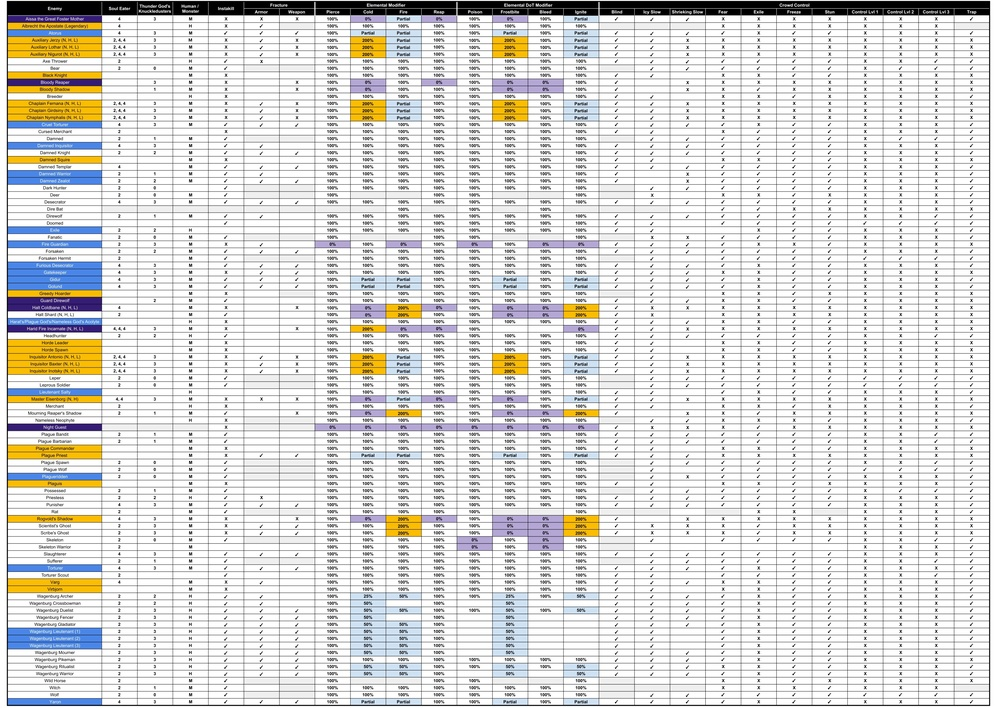
#> input picture docs/sources/monster_2.jpg, 997 x 708 px, shrunk from 6200 x 4400 before the run
$ python detect_monster2_cells.py
#> lines starting #> are read from the running program, lines starting #| are printed output that depends on the picture; after the words box and inside, x2 and y2 are one past the last pixel; in counts of white or black regions, pixels touching at a corner belong together
import json
from pathlib import Path

import cv2
import numpy as np


ROOT = Path(__file__).resolve().parent.parent
IMAGE_PATH = ROOT / "docs" / "sources" / "monster_2.jpg"
OUTPUT_JSON = ROOT / ".work" / "ocr" / "monster_2_cells.json"
OUTPUT_PREVIEW = ROOT / ".work" / "ocr" / "monster_2_cells_preview.png"


def cluster_indices(indices: np.ndarray, gap: int = 12) -> list[int]:
    if len(indices) == 0:
        return []
    clusters = []
    start = int(indices[0])
    prev = int(indices[0])
    for x in indices[1:]:
        x = int(x)
        if x - prev > gap:
            clusters.append((start, prev))
            start = x
        prev = x
    clusters.append((start, prev))
    return [int(round((a + b) / 2)) for a, b in clusters]


def detect_lines(binary_inv: np.ndarray, axis: int) -> list[int]:
    proj = np.sum(binary_inv > 0, axis=axis)
    threshold = max(10, int(proj.max() * 0.35))
    idx = np.where(proj >= threshold)[0]
    return cluster_indices(idx, gap=10)


def main() -> int:
    image = cv2.imread(str(IMAGE_PATH))
#> image is the input picture: shape (708, 997, 3); mean B, G, R 217.5, 219.5, 220.2
    if image is None:
        raise RuntimeError(f"Cannot read image: {IMAGE_PATH}")
    h, w = image.shape[:2]
#> h = 708; w = 997

    gray = cv2.cvtColor(image, cv2.COLOR_BGR2GRAY)
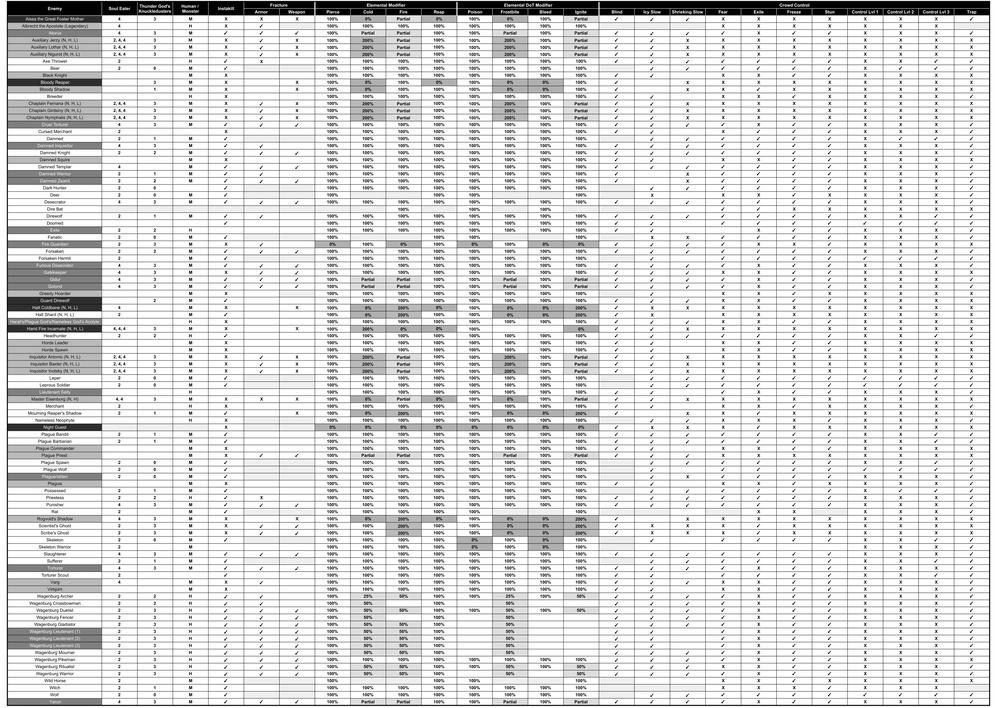
#> gray: shape (708, 997); min 0, max 255, mean 219.5
    blur = cv2.GaussianBlur(gray, (3, 3), 0)
    bw = cv2.adaptiveThreshold(
        blur, 255, cv2.ADAPTIVE_THRESH_GAUSSIAN_C, cv2.THRESH_BINARY_INV, 31, 8
    )
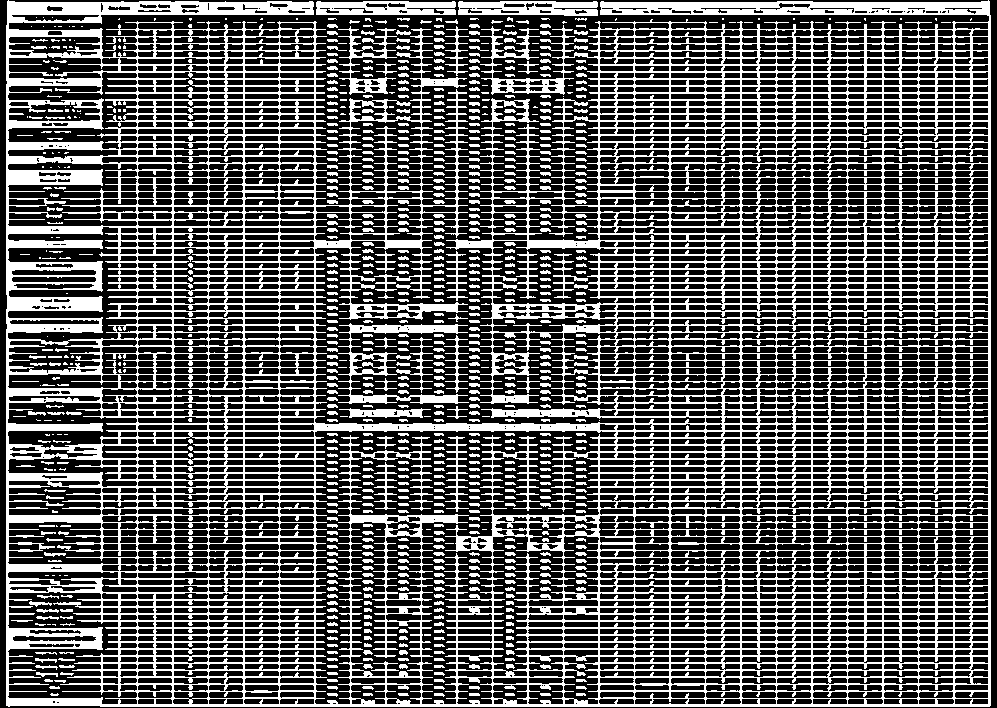
#> bw: shape (708, 997); 35.2% white; 882 white regions (189 under 20 px), largest, box (x1, y1, x2, y2) and area: (6, 0, 991, 707) 214376, (338, 323, 469, 404) 2302, (458, 1, 598, 16) 1558

    vertical_kernel = cv2.getStructuringElement(cv2.MORPH_RECT, (1, max(25, h // 45)))
#> vertical_kernel = 25 values from 1 to 1
    horizontal_kernel = cv2.getStructuringElement(cv2.MORPH_RECT, (max(25, w // 45), 1))

    vertical = cv2.morphologyEx(bw, cv2.MORPH_OPEN, vertical_kernel, iterations=1)
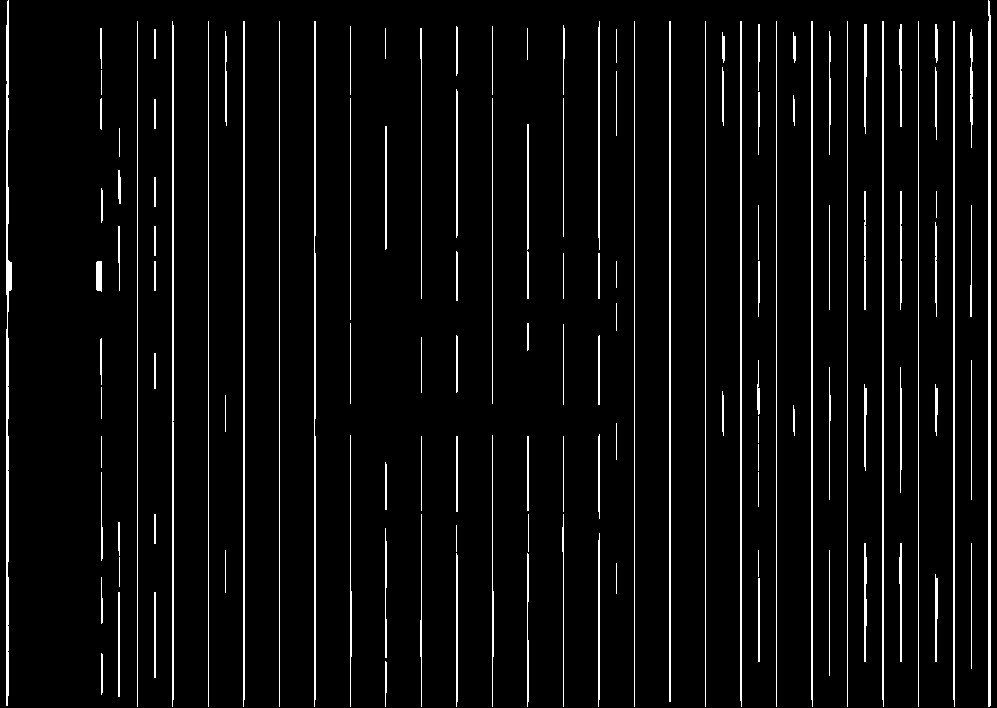
#> vertical: shape (708, 997); 4.9% white in thin lines or dots
    horizontal = cv2.morphologyEx(bw, cv2.MORPH_OPEN, horizontal_kernel, iterations=1)
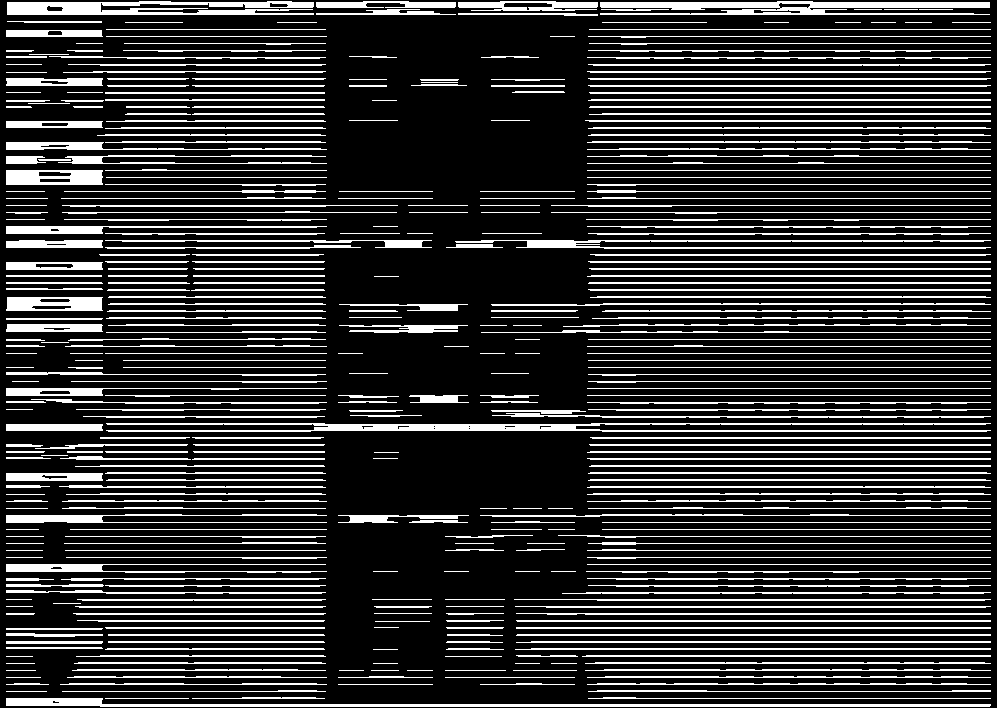
#> horizontal: shape (708, 997); 20.4% white in thin lines or dots

    xs = detect_lines(vertical, axis=0)
#> in detect_lines, `proj = np.sum(binary_inv > 0, axis=axis)`: proj = 997 values, max 706 at index 989, min 0 at index 0, mean 34.69
#> in detect_lines, `threshold = max(10, int(proj.max() * 0.35))`: threshold = 247
#> in detect_lines, `idx = np.where(proj >= threshold)[0]`: idx = 55 values from 6 to 990
#> in cluster_indices, `start = int(indices[0])`: start = 6
#> the loop in cluster_indices, `for x in indices[1:]:` made 54 passes
#> (x, start, prev) on passes 3, 4, 5, 6, 8, 10, 11, 13, 14, 16, 17, 19: (101, 101, 101), (119, 119, 119), (137, 137, 137), (154, 154, 154), (172, 172, 172), (208, 208, 208), (243, 243, 243), (279, 279, 279), (314, 314, 314), (350, 350, 350), (385, 385, 385), (421, 421, 421)
#> (x, prev) on passes 1, 2, 7, 9, 12, 15: (7, 7), (8, 8), (155, 155), (173, 173), (244, 244), (315, 315)
#> after the loop in cluster_indices, `for x in indices[1:]:`: clusters = 34 pairs, first value 6 to 971, second value 8 to 971
#> xs = 35 values from 7 to 989
    ys = detect_lines(horizontal, axis=1)
#> the loop in cluster_indices (call 2), `for x in indices[1:]:` made 175 passes
#> (x, prev) on passes 1 to 3: (3, 3), (4, 4), (5, 5)
#> ys = [354]

    if not xs or xs[0] > 5:
        xs = [0] + xs
#> xs = 36 values from 0 to 989
    if not ys or ys[0] > 5:
        ys = [0] + ys
#> ys = [0, 354]
    if xs[-1] < w - 5:
        xs.append(w)
    if ys[-1] < h - 5:
        ys.append(h)

    payload = {
        "image": str(IMAGE_PATH),
        "width": w,
        "height": h,
        "vertical_lines": xs,
        "horizontal_lines": ys,
    }

    OUTPUT_JSON.parent.mkdir(parents=True, exist_ok=True)
    OUTPUT_JSON.write_text(json.dumps(payload, ensure_ascii=False, indent=2), encoding="utf-8")

    preview = image.copy()
    for x in xs:
        cv2.line(preview, (x, 0), (x, h - 1), (0, 255, 0), 2)
#> this loop made 37 passes
#> x on passes 2 to 13: 7, 101, 119, 137, 154, 172, 208, 244, 279, 314, 350, 386
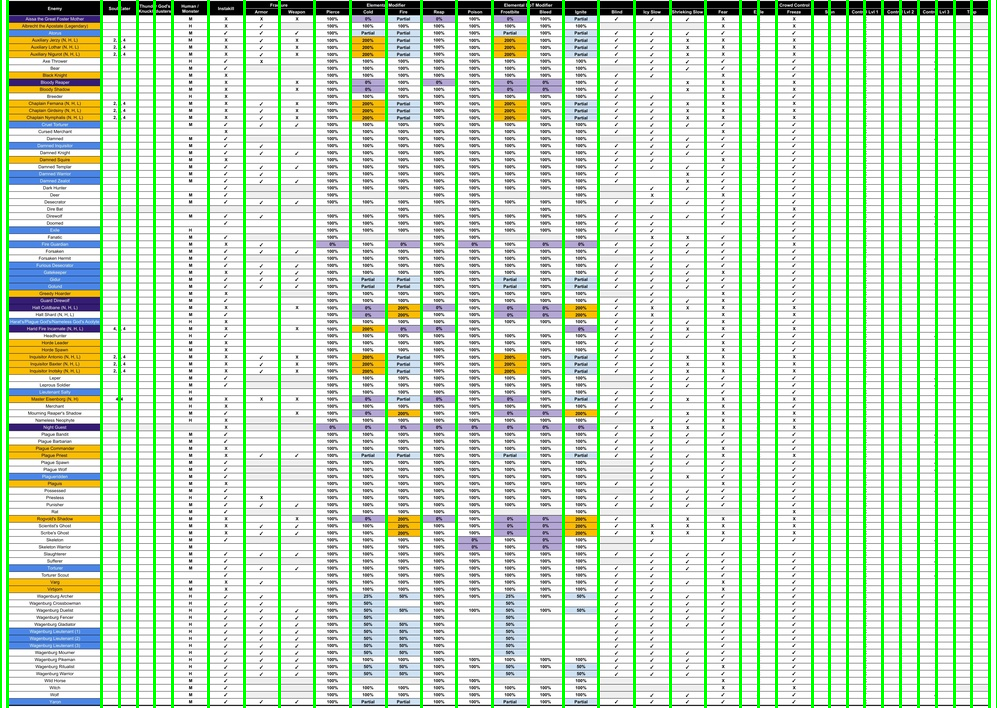
#> preview: shape (708, 997, 3); 10.83% of pixels changed, all inside (x1, y1, x2, y2) = (0, 0, 997, 708)
    for y in ys:
        cv2.line(preview, (0, y), (w - 1, y), (0, 200, 255), 2)
#> this loop made 3 passes
#> y on passes 2 to 3: 354, 708
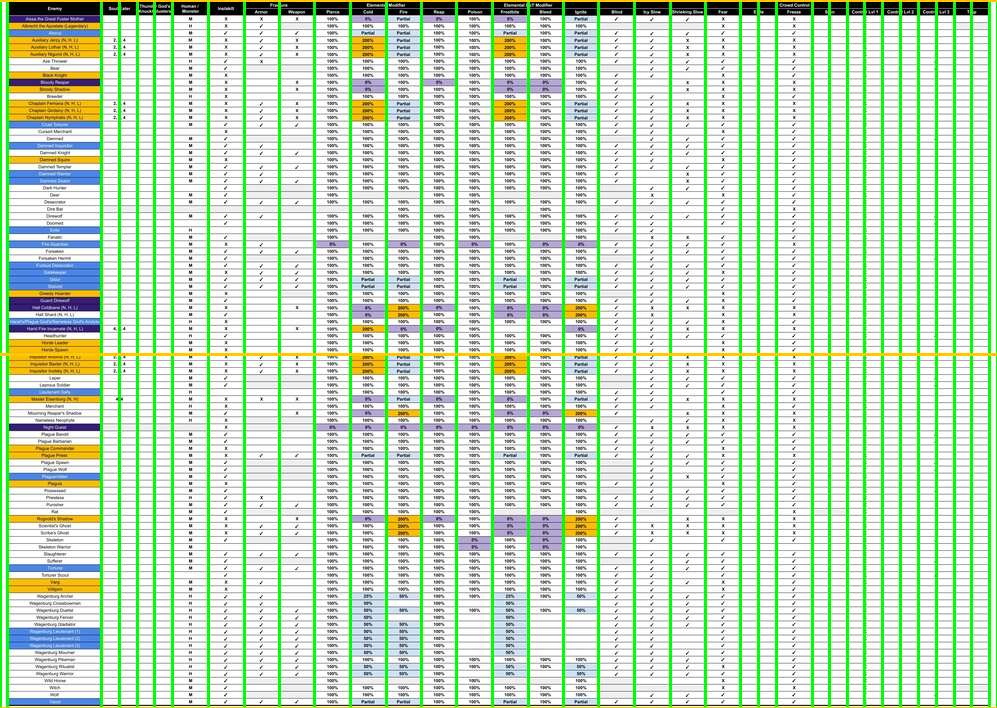
#> preview: shape (708, 997, 3); 0.85% of pixels changed, all inside (x1, y1, x2, y2) = (0, 0, 997, 708)
    cv2.imwrite(str(OUTPUT_PREVIEW), preview)

    print(f"vertical_lines={len(xs)}")
#| vertical_lines=37
    print(f"horizontal_lines={len(ys)}")
#| horizontal_lines=3
    print(OUTPUT_JSON)
    print(OUTPUT_PREVIEW)
    return 0


if __name__ == "__main__":
    raise SystemExit(main())
#> (the program exits here)

$ run again, with sources/monster_1.jpg copied over docs/sources/monster_2.jpg
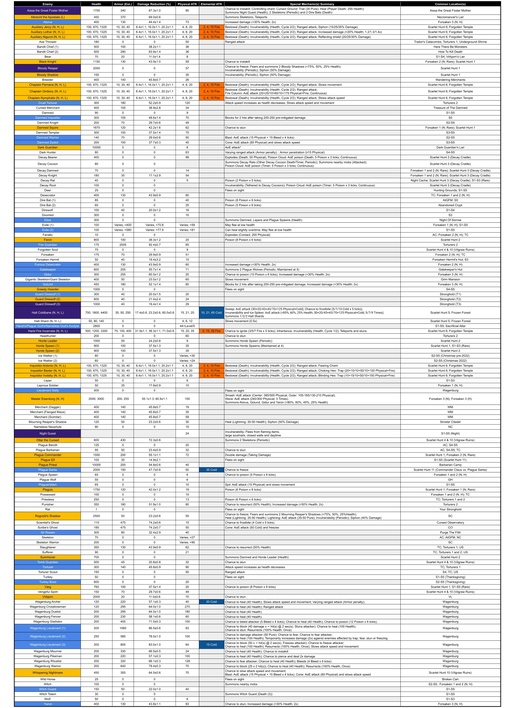
#> input picture sources/monster_1.jpg, 515 x 708 px, shrunk from 3200 x 4400 before the run
#> in main, image is the input picture: shape (708, 515, 3); mean B, G, R 220.4, 222.7, 223.5
#> in main, `bw = cv2.adaptiveThreshold( blur, 255, cv2.ADAPTIVE_THRESH_GAUSSIAN_C,..`:
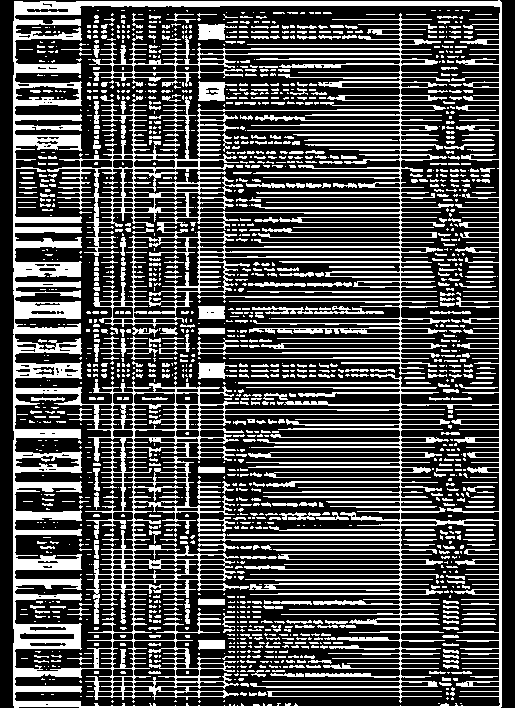
#> bw: shape (708, 515); 30.4% white; 1614 white regions (1084 under 20 px), largest, box (x1, y1, x2, y2) and area: (13, 0, 502, 708) 54262, (47, 13, 454, 375) 25107, (198, 81, 237, 101) 465
#> vertical: shape (708, 515); 1.9% white in thin lines or dots
#> horizontal: shape (708, 515); 15.8% white; 486 white regions, largest, box (x1, y1, x2, y2) and area: (14, 1, 502, 9) 2600, (13, 701, 502, 708) 1248, (13, 559, 82, 570) 646
#> proj = 515 values, max 707 at index 14, min 0 at index 0, mean 13.39
#> threshold = 247
#> idx = [13, 14, 112, 133, 199, 400, 499, 500, 501]
#> in cluster_indices, `start = int(indices[0])`: start = 13
#> the loop in cluster_indices, `for x in indices[1:]:` made 8 passes
#> (x, start, prev) on passes 2 to 6: (112, 112, 112), (133, 133, 133), (199, 199, 199), (400, 400, 400), (499, 499, 499)
#> after the loop in cluster_indices, `for x in indices[1:]:`: clusters = [(13, 14), (112, 112), (133, 133), (199, 199), (400, 400)]
#> in main, `xs = detect_lines(vertical, axis=0)`: xs = [14, 112, 133, 199, 400, 500]
#> the loop in cluster_indices (call 2), `for x in indices[1:]:` made 125 passes
#> (x, start, prev) on passes 5, 13, 30, 50, 55: (44, 44, 44), (100, 100, 100), (187, 187, 187), (286, 286, 286), (318, 318, 318)
#> ys = [3, 66, 136, 230, 296, 340, 388, 446, 552, 658]
#> in main, `xs = [0] + xs`: xs = [0, 14, 112, 133, 199, 400, 500]
#> the loop in main, `for x in xs:` made 8 passes
#> x on passes 2 to 8: 14, 112, 133, 199, 400, 500, 515
#> the loop in main, `for y in ys:` made 11 passes
#> y on passes 1 to 8: 3, 66, 136, 230, 296, 340, 388, 446
#> after the loop in main, `for y in ys:`:
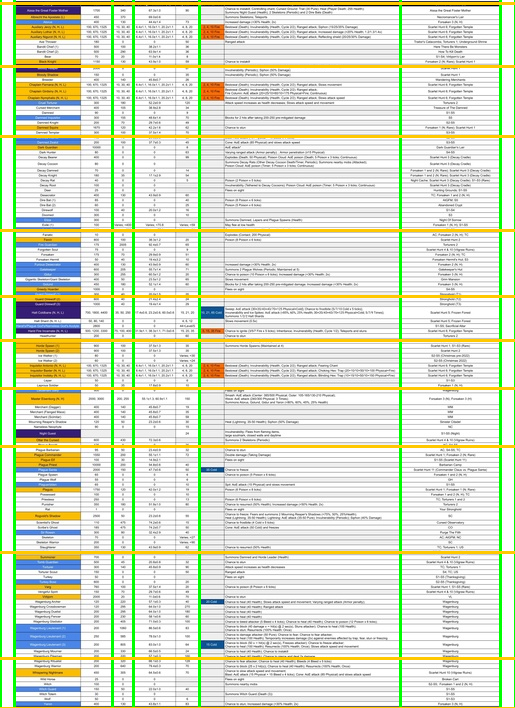
#> preview: shape (708, 515, 3); mean B, G, R 203.2, 224.2, 217.5
#| vertical_lines=8
#| horizontal_lines=11

$ run again, with sources/weapons.jpg copied over docs/sources/monster_2.jpg
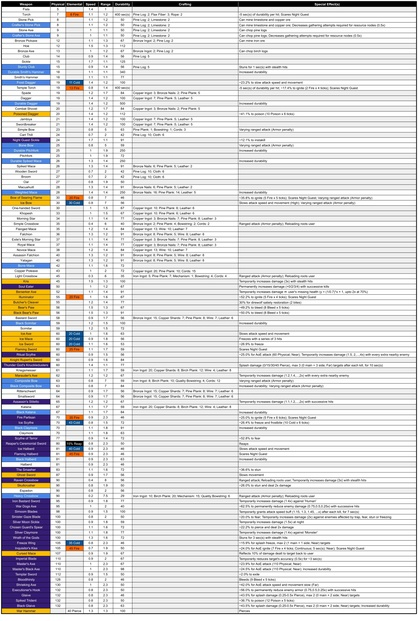
#> input picture sources/weapons.jpg, 418 x 621 px, shrunk from 2600 x 3859 before the run
#> in main, image is the input picture: shape (621, 418, 3); mean B, G, R 216.2, 215.3, 216.2
#> in main, `bw = cv2.adaptiveThreshold( blur, 255, cv2.ADAPTIVE_THRESH_GAUSSIAN_C,..`:
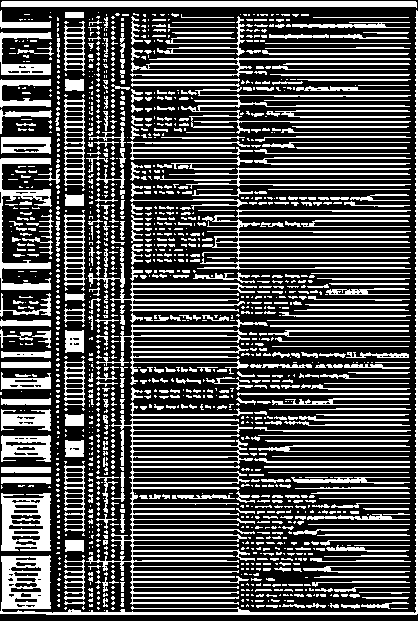
#> bw: shape (621, 418); 31.7% white; 1536 white regions (1087 under 20 px), largest, box (x1, y1, x2, y2) and area: (86, 415, 255, 605) 7120, (0, 10, 418, 615) 4748, (1, 1, 417, 8) 2495
#> vertical: shape (621, 418); 1.7% white; 29 white regions, largest, box (x1, y1, x2, y2) and area: (416, 10, 418, 615) 1208, (41, 555, 50, 609) 478, (41, 493, 50, 551) 458
#> horizontal: shape (621, 418); 17.6% white in thin lines or dots
#> proj = 418 values, max 605 at index 416, min 0 at index 11, mean 10.62
#> threshold = 211
#> idx = [1, 83, 132, 416, 417]
#> in cluster_indices, `start = int(indices[0])`: start = 1
#> the loop in cluster_indices, `for x in indices[1:]:` made 4 passes
#> (x, start, prev) on passes 1 to 3: (83, 83, 83), (132, 132, 132), (416, 416, 416)
#> after the loop in cluster_indices, `for x in indices[1:]:`: clusters = [(1, 1), (83, 83), (132, 132)]
#> xs = [1, 83, 132, 416]
#> the loop in cluster_indices (call 2), `for x in indices[1:]:` made 148 passes
#> (x, start, prev) on passes 6, 50, 54: (17, 17, 17), (200, 200, 200), (231, 231, 231)
#> ys = [4, 103, 208, 270, 344, 436, 558]
#> the loop in main, `for x in xs:` made 4 passes
#> x on passes 2 to 4: 83, 132, 416
#> the loop in main, `for y in ys:` made 8 passes
#> y on passes 1 to 8: 4, 103, 208, 270, 344, 436, 558, 621
#> after the loop in main, `for y in ys:`:
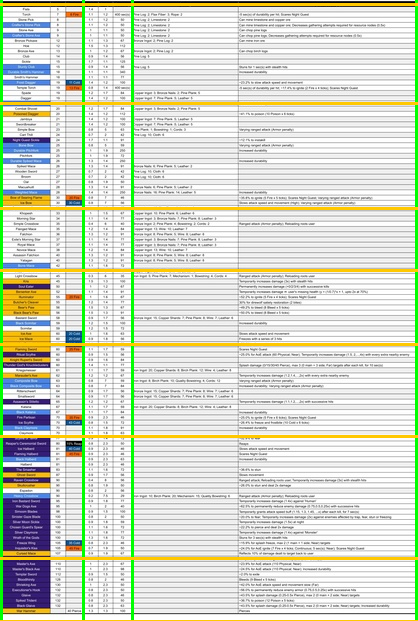
#> preview: shape (621, 418, 3); mean B, G, R 203.9, 217.2, 213
#| vertical_lines=4
#| horizontal_lines=8
